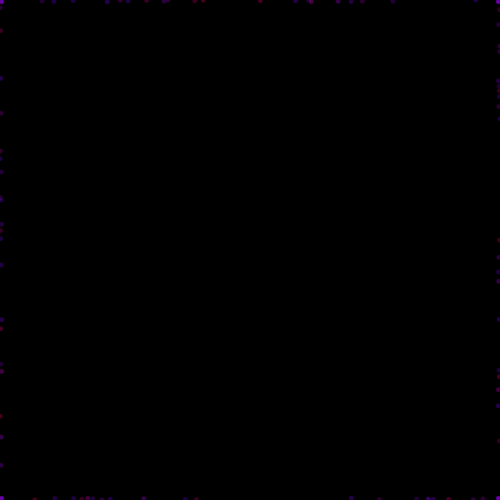
Frame 1 (no input)
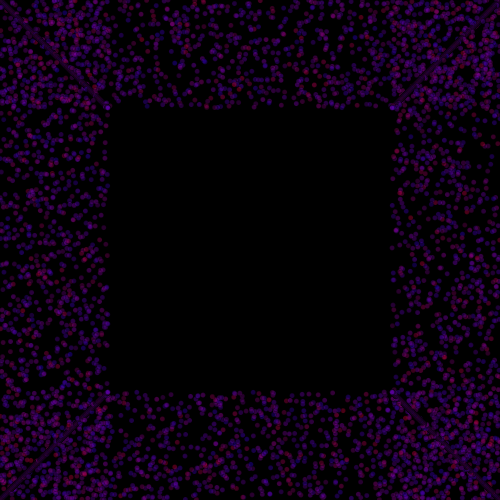
Frame 60 (the mouse pressed at the canvas centre just before this capture)
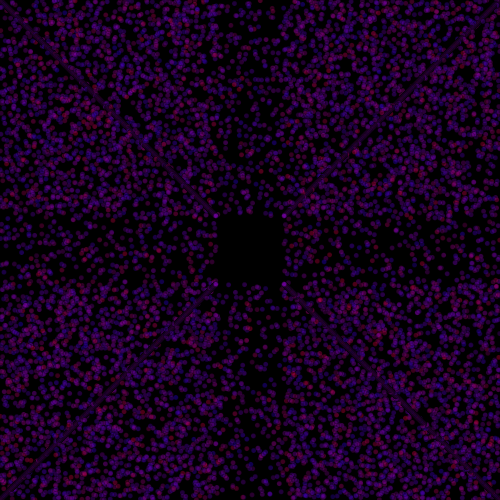
Frame 120 (the mouse held since frame 60 and released just before this capture)

The Processing sketch that drew these frames (run headless with seeded random() and noise(); from frame 60 on, the mouse is pressed at the canvas centre):

// Processing sketch: processing_32664
// ── processing_32664.pde

void setup()
{
  size(500,500); 
  background(0); 
  smooth();  
  stroke(1,60);
}
  
float z = 0;
float j = 500;
int k = 5;
  
void draw()
{
      
if(z>250){z=0;}
if(j<250){j=500;}

for(int i = 0; i < 20; i++){
  float x = random(0,500);
float y = random(0,500);
fill(noise(x/100.0,y/100.0)*255,0,255-noise(x/200.0,y/200.0)*255,100);  
  
ellipse(j,z,k,k); //top right corner
ellipse(z,z,k,k); //top left corner
ellipse(j,j,k,k); //lower right corner
ellipse(z,j,k,k); //lower left corner
ellipse(random(0,500),z,k,k); //middle right
ellipse(j,random(0,500),k,k); //middle south 
ellipse(random(0,500),j,k,k); //middle north
ellipse(z,random(0,500),k,k); //middle left

z = z+0.09;
j = j-0.09;
if(z>250){k=k+10;}
if(k>60){k=5;}

}

} 
    
